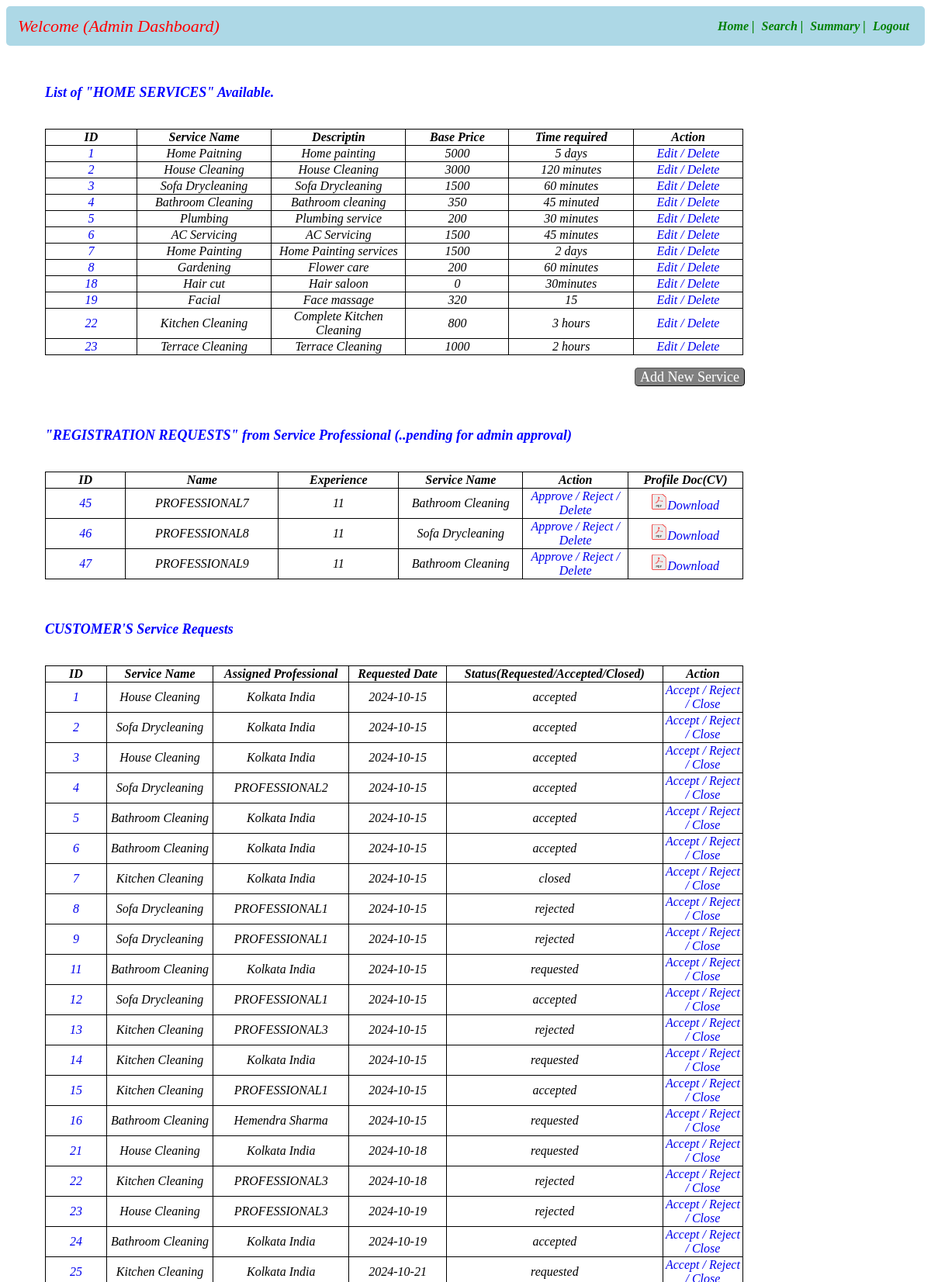
The app's page /admindashboard (upper part) with its own data.
### app.py (models this page shows)
class Service_Info(db.Model):
    __tablename__="service_info"
    id=db.Column(db.Integer,primary_key=True)
    servicename=db.Column(db.String,nullable=False)
    description=db.Column(db.String,nullable=False)
    baseprice=db.Column(db.Integer,nullable=False)
    time_required=db.Column(db.String,nullable=False)
    service_type=db.Column(db.String,nullable=False)

class User_Info(db.Model):
    __tablename__="user_info"
    id=db.Column(db.Integer,primary_key=True)
    email=db.Column(db.String,nullable=False)
    full_name=db.Column(db.String,nullable=False)
    user_name=db.Column(db.String,unique=True,nullable=False)
    service_name=db.Column(db.String,nullable=False)
    experience=db.Column(db.Integer,nullable=False)
    pwd=db.Column(db.String,nullable=False)
    add=db.Column(db.String,nullable=True)
    pincode=db.Column(db.String,nullable=False)
    role=db.Column(db.Integer,nullable=False,default=1)
    status=db.Column(db.String,unique=True)
    location=db.Column(db.String,nullable=False)
    reviews=db.Column(db.String,nullable=False)
    phone_number=db.Column(db.Integer,nullable=False)

class Customer_Service_Request(db.Model):
    __tablename__="customer_service_request"
    id=db.Column(db.Integer,primary_key=True)
    service_id=db.Column(db.Integer,db.ForeignKey(Service_Info.id),nullable=False)
    customer_id=db.Column(db.Integer,db.ForeignKey(User_Info.id),nullable=False)
    professional_id=db.Column(db.Integer,db.ForeignKey(User_Info.id),nullable=False)
    date_of_request=db.Column(db.String,nullable=False)
    date_of_completion=db.Column(db.String,nullable=False)
    service_status=db.Column(db.String,nullable=False)
    remarks=db.Column(db.String)
    location=db.Column(db.String,nullable=False)
    ratings=db.Column(db.String,nullable=False)

### app.py (the view)
@app.route("/admindashboard")
def admin_dashboard():
    crole=1
    prole=2
    status="requested"
    servname=Service_Info.query.all()
    professional=User_Info.query.filter_by(role=prole,status=status)
    user=User_Info.query.all()
    customerservicerequests=Customer_Service_Request.query.all()
    return render_template("admin_dashboard.html",servicename=servname,professional=professional,cservice=customerservicerequests,user=user)

### templates/admin_dashboard.html (shortened to what this page needs)
<!DOCTYPE html>
<html lang="en">
<head>
</head>
<body>
    <div id="header">
        <nav class="navbar">
            <div class="navdiv">
                <div class="logo">Welcome {{admin_name}} (Admin Dashboard)</div>
                <ul>
                    <li><a href="/admindashboard">Home |</a></li>
                    <li><a href="/adminsearch">Search |</a></li>
                    <li><a href="/adminsummary">Summary |</a></li>
                    <li><a href="/login">Logout</a></li>
                </ul>
            </div>
        </nav>
    </div>
    <div id="main">
        <div id="service"><h3>List of "HOME SERVICES" Available.</h3></div>
        <br>
        <table id = "service-table">
            <thead id="th">
                <tr>
                    <th>ID</th>
                    <th>Service Name</th>
                    <th>Descriptin</th>
                    <th>Base Price</th>
                    <th>Time required</th>
                    <th>Action</th>
                </tr>
            </thead>
            <tbody id="td">
                {% for entry in servicename %}
                <tr>
                    <td><a href="/viewservice/{{entry.id}}">{{entry["id"]}}</a></td>
                    <td>{{entry["servicename"]}}</td>
                    <td>{{entry["description"]}}</td>
                    <td>{{entry["baseprice"]}}</td>
                    <td>{{entry["time_required"]}}</td>
                    <td>
                        <a href="/viewservice/{{entry.id}}/edit" type="button">Edit /</a>
                        <a href="/viewservice/{{entry.id}}/delete" type="button">Delete</a>
                    </td>
                </tr>
                {% endfor %}
          </table>
          <br>
          <div id="nservice">
            <a  id ="anchor1" class="button" href="/addservice">Add New Service</a>
          </div>
          <br><br>
          <div id="professional"><h3>"REGISTRATION REQUESTS" from Service Professional
            (..pending for admin approval)</h3> </div>
          <br>
          <table id = "professionals-table">
            <thead id="th">
                <tr>
                    <th>ID</th>
                    <th>Name</th>
                    <th>Experience</th>
                    <th>Service Name</th>
                    <th>Action</th>
                    <th>Profile Doc(CV)</th>
                </tr>
            </thead>
            <tbody id="td">
                {% for entry in professional %}
                <tr>
                    <td><a href="/viewprofessional/{{entry.id}}">{{entry["id"]}}</a></td>
                    <td>{{entry["full_name"]}}</td>
                    <td>{{entry["experience"]}}</td>
                    <td>{{entry["service_name"]}}</td>
                    <td>
                        <a href="/viewprofessional/{{entry.id}}/approve" type="button">Approve /</a>
                        <a href="/viewprofessional/{{entry.id}}/reject" type="button">Reject /</a>
                        <a href="/viewprofessional/{{entry.id}}/delete" type="button">Delete</a>
                    </td>
                    <td><a href="\MADI Project\cv.pdf" download="cv.pdf"><img src="/static/images/pdficon.PNG" alt="Image-5" height="20px" width="20px">Download</a></td>
                </tr>
                {% endfor %}
          </table>
          <br><br>
          <div id="servicerequest"><h3>CUSTOMER'S Service Requests</h3></div>
          <br>
          <table id = "servicerequests-table">
            <thead id="th">
                <tr>
                    <th>ID</th>
                    <th>Service Name</th>
                    <th>Assigned Professional</th>
                    <th>Requested Date</th>
                    <th>Status(Requested/Accepted/Closed)</th>
                    <th>Action</th>
                </tr>
            </thead>
            <tbody id="td">
                {% for entry in cservice %}
                    {% for usr in user %}
                        {% if entry.professional_id==usr.id %}
                            {% for servname in servicename %}
                                {% if entry.service_id==servname.id%}
                                    <tr>
                                        <td><a href="/viewcustomerservicerequests/{{entry.id}}">{{entry["id"]}}</a></td>
                                        <td>{{servname["servicename"]}}</td>
                                        <td>{{usr["full_name"]}}</td>
                                        <td>{{entry["date_of_request"]}}</td>
                                        <td>{{entry["service_status"]}}</td>
                                        <td>
                                            <a href="/viewcustomerservicerequests/{{entry.id}}/accept">Accept /</a>
                                            <a href="/viewcustomerservicerequests/{{entry.id}}/reject">Reject /</a>
                                            <a href="/viewcustomerservicerequests/{{entry.id}}/close">Close</a>
                                        </td>
                                    </tr>
                                {% endif %}
                            {% endfor %}
                        {% endif %}
                    {% endfor %}
                {% endfor %}
          </table>
    </div>
</body>
</html>

### templates/admin_dashboard.html (style rules this page uses)
* { text-decoration: none; }
.navbar { background-color: lightblue; padding-right: 15px; padding-left: 15px; border-radius: 5px; }
ul li { vertical-align: middle; }
.navdiv { display:flex; align-items: center; justify-content: space-between; }
.logo { font-size: 22px; color: red; font-style: italic; }
li { list-style: none; display: inline; }
li a { color: green; font-size: 16px; font-style: italic; margin-right: 5px; font-weight: bold; }
#anchor1 { border:1px font-size: 22px; font-style:bold italic; text-align: center; margin-left: 810px; color: white; }
table ,th, td { text-align: center; font-style: italic; width:900px; margin-left: 50px; border-radius: 10px; border-color: blue; border: 1px solid black; border-collapse: collapse ; }
#service { margin-left: 50px; margin-top: 50px; font-style: italic; font-size: 20px; color: blue; }
#professional { margin-left: 50px; font-style: italic; font-size: 20px; color: blue; }
#servicerequest { margin-left: 50px; font-style: italic; font-size: 20px; color: blue; }
a.button { padding: 1px 6px; border: 1px outset buttonborder; border-radius: 5px; color: black; background-color: gray; text-decoration: none; font-size:18px }
h3 { font-size:18px; }

### records on screen
Service_Info: id "1", servicename "Home Paitning", description "Home painting", baseprice "5000", time_required "5 days"
Service_Info: id "2", servicename "House Cleaning", description "House Cleaning", baseprice "3000", time_required "120 minutes"
Service_Info: id "3", servicename "Sofa Drycleaning", description "Sofa Drycleaning", baseprice "1500", time_required "60 minutes"
Service_Info: id "4", servicename "Bathroom Cleaning", description "Bathroom cleaning", baseprice "350", time_required "45 minuted"
Service_Info: id "5", servicename "Plumbing", description "Plumbing service", baseprice "200", time_required "30 minutes"
Service_Info: id "6", servicename "AC Servicing", description "AC Servicing", baseprice "1500", time_required "45 minutes"
Service_Info: id "7", servicename "Home Painting", description "Home Painting services", baseprice "1500", time_required "2 days"
Service_Info: id "8", servicename "Gardening", description "Flower care", baseprice "200", time_required "60 minutes"
Service_Info: id "18", servicename "Hair cut", description "Hair saloon", baseprice "0", time_required "30minutes"
Service_Info: id "19", servicename "Facial", description "Face massage", baseprice "320", time_required "15"
Service_Info: id "22", servicename "Kitchen Cleaning", description "Complete Kitchen Cleaning", baseprice "800", time_required "3 hours"
Service_Info: id "23", servicename "Terrace Cleaning", description "Terrace Cleaning", baseprice "1000", time_required "2 hours"
User_Info: id "45", full_name "PROFESSIONAL7", experience "11", service_name "Bathroom Cleaning"
User_Info: id "46", full_name "PROFESSIONAL8", experience "11", service_name "Sofa Drycleaning"
User_Info: id "47", full_name "PROFESSIONAL9", experience "11", service_name "Bathroom Cleaning"
Customer_Service_Request: id "1", date_of_request "2024-10-15", service_status "accepted"
User_Info: full_name "Kolkata India"
Customer_Service_Request: id "2", date_of_request "2024-10-15", service_status "accepted"
Customer_Service_Request: id "3", date_of_request "2024-10-15", service_status "accepted"
Customer_Service_Request: id "4", date_of_request "2024-10-15", service_status "accepted"
User_Info: full_name "PROFESSIONAL2"
Customer_Service_Request: id "5", date_of_request "2024-10-15", service_status "accepted"
Customer_Service_Request: id "6", date_of_request "2024-10-15", service_status "accepted"
Customer_Service_Request: id "7", date_of_request "2024-10-15", service_status "closed"
Customer_Service_Request: id "8", date_of_request "2024-10-15", service_status "rejected"
User_Info: full_name "PROFESSIONAL1"
Customer_Service_Request: id "9", date_of_request "2024-10-15", service_status "rejected"
Customer_Service_Request: id "11", date_of_request "2024-10-15", service_status "requested"
Customer_Service_Request: id "12", date_of_request "2024-10-15", service_status "accepted"
Customer_Service_Request: id "13", date_of_request "2024-10-15", service_status "rejected"
User_Info: full_name "PROFESSIONAL3"
Customer_Service_Request: id "14", date_of_request "2024-10-15", service_status "requested"
Customer_Service_Request: id "15", date_of_request "2024-10-15", service_status "accepted"
Customer_Service_Request: id "16", date_of_request "2024-10-15", service_status "requested"
User_Info: full_name "Hemendra Sharma"
Customer_Service_Request: id "21", date_of_request "2024-10-18", service_status "requested"
Customer_Service_Request: id "22", date_of_request "2024-10-18", service_status "rejected"
Customer_Service_Request: id "23", date_of_request "2024-10-19", service_status "rejected"
Customer_Service_Request: id "24", date_of_request "2024-10-19", service_status "accepted"
Customer_Service_Request: id "25", date_of_request "2024-10-21", service_status "requested"
